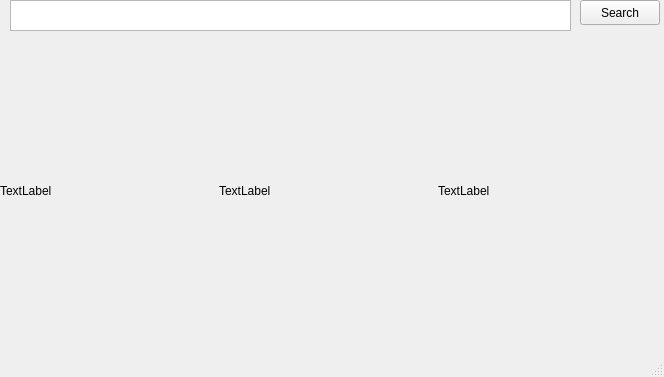
<?xml version="1.0" encoding="UTF-8"?>
<ui version="4.0">
 <class>MainWindow</class>
 <widget class="QMainWindow" name="MainWindow">
  <property name="geometry">
   <rect>
    <x>0</x>
    <y>0</y>
    <width>664</width>
    <height>377</height>
   </rect>
  </property>
  <property name="windowTitle">
   <string>MainWindow</string>
  </property>
  <widget class="QWidget" name="centralwidget">
   <widget class="QPlainTextEdit" name="search_string">
    <property name="geometry">
     <rect>
      <x>10</x>
      <y>0</y>
      <width>561</width>
      <height>31</height>
     </rect>
    </property>
   </widget>
   <widget class="QPushButton" name="search_button">
    <property name="geometry">
     <rect>
      <x>580</x>
      <y>0</y>
      <width>80</width>
      <height>25</height>
     </rect>
    </property>
    <property name="text">
     <string>Search</string>
    </property>
   </widget>
   <widget class="QWidget" name="horizontalLayoutWidget">
    <property name="geometry">
     <rect>
      <x>0</x>
      <y>50</y>
      <width>651</width>
      <height>281</height>
     </rect>
    </property>
    <layout class="QHBoxLayout" name="horizontalLayout">
     <item>
      <widget class="QLabel" name="label_2">
       <property name="text">
        <string>TextLabel</string>
       </property>
      </widget>
     </item>
     <item>
      <widget class="QLabel" name="label_3">
       <property name="text">
        <string>TextLabel</string>
       </property>
      </widget>
     </item>
     <item>
      <widget class="QLabel" name="label">
       <property name="text">
        <string>TextLabel</string>
       </property>
      </widget>
     </item>
    </layout>
   </widget>
  </widget>
  <widget class="QMenuBar" name="menubar">
   <property name="geometry">
    <rect>
     <x>0</x>
     <y>0</y>
     <width>664</width>
     <height>22</height>
    </rect>
   </property>
  </widget>
  <widget class="QStatusBar" name="statusbar"/>
 </widget>
 <resources/>
 <connections/>
</ui>
